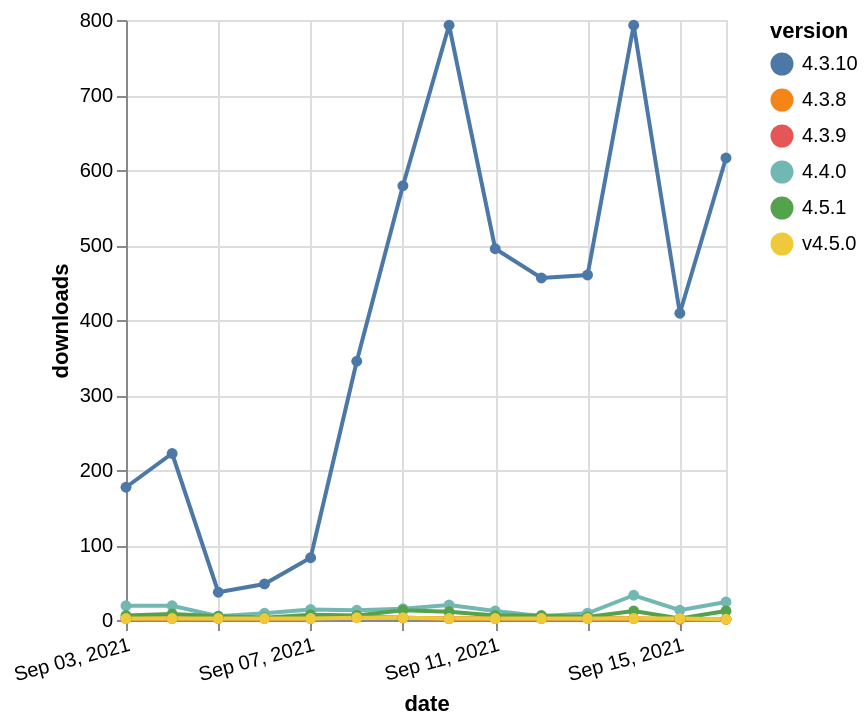

Here is the Vega-Lite specification saved for this chart:
### Vega-Lite specification from a JSON file in a GitHub repository (floating-point values rounded to 4 significant figures)
{"$schema": "https://vega.github.io/schema/vega-lite/v5.json", "description": "A simple bar chart with embedded data.", "data": {"values": [{"date": "2021-09-03", "total": 3004, "delta": 19, "version": "4.4.0"}, {"date": "2021-09-04", "total": 3023, "delta": 19, "version": "4.4.0"}, {"date": "2021-09-05", "total": 3028, "delta": 5, "version": "4.4.0"}, {"date": "2021-09-06", "total": 3037, "delta": 9, "version": "4.4.0"}, {"date": "2021-09-07", "total": 3051, "delta": 14, "version": "4.4.0"}, {"date": "2021-09-08", "total": 3064, "delta": 13, "version": "4.4.0"}, {"date": "2021-09-09", "total": 3079, "delta": 15, "version": "4.4.0"}, {"date": "2021-09-10", "total": 3099, "delta": 20, "version": "4.4.0"}, {"date": "2021-09-11", "total": 3111, "delta": 12, "version": "4.4.0"}, {"date": "2021-09-12", "total": 3116, "delta": 5, "version": "4.4.0"}, {"date": "2021-09-13", "total": 3125, "delta": 9, "version": "4.4.0"}, {"date": "2021-09-14", "total": 3158, "delta": 33, "version": "4.4.0"}, {"date": "2021-09-15", "total": 3171, "delta": 13, "version": "4.4.0"}, {"date": "2021-09-16", "total": 3195, "delta": 24, "version": "4.4.0"}, {"date": "2021-09-03", "total": 1837, "delta": 2, "version": "4.3.9"}, {"date": "2021-09-04", "total": 1839, "delta": 2, "version": "4.3.9"}, {"date": "2021-09-05", "total": 1841, "delta": 2, "version": "4.3.9"}, {"date": "2021-09-06", "total": 1843, "delta": 2, "version": "4.3.9"}, {"date": "2021-09-07", "total": 1845, "delta": 2, "version": "4.3.9"}, {"date": "2021-09-08", "total": 1849, "delta": 4, "version": "4.3.9"}, {"date": "2021-09-09", "total": 1852, "delta": 3, "version": "4.3.9"}, {"date": "2021-09-10", "total": 1854, "delta": 2, "version": "4.3.9"}, {"date": "2021-09-11", "total": 1856, "delta": 2, "version": "4.3.9"}, {"date": "2021-09-12", "total": 1858, "delta": 2, "version": "4.3.9"}, {"date": "2021-09-13", "total": 1860, "delta": 2, "version": "4.3.9"}, {"date": "2021-09-14", "total": 1862, "delta": 2, "version": "4.3.9"}, {"date": "2021-09-15", "total": 1863, "delta": 1, "version": "4.3.9"}, {"date": "2021-09-16", "total": 1864, "delta": 1, "version": "4.3.9"}, {"date": "2021-09-03", "total": 2152, "delta": 2, "version": "4.3.8"}, {"date": "2021-09-04", "total": 2154, "delta": 2, "version": "4.3.8"}, {"date": "2021-09-05", "total": 2156, "delta": 2, "version": "4.3.8"}, {"date": "2021-09-06", "total": 2158, "delta": 2, "version": "4.3.8"}, {"date": "2021-09-07", "total": 2160, "delta": 2, "version": "4.3.8"}, {"date": "2021-09-08", "total": 2164, "delta": 4, "version": "4.3.8"}, {"date": "2021-09-09", "total": 2167, "delta": 3, "version": "4.3.8"}, {"date": "2021-09-10", "total": 2169, "delta": 2, "version": "4.3.8"}, {"date": "2021-09-11", "total": 2171, "delta": 2, "version": "4.3.8"}, {"date": "2021-09-12", "total": 2173, "delta": 2, "version": "4.3.8"}, {"date": "2021-09-13", "total": 2175, "delta": 2, "version": "4.3.8"}, {"date": "2021-09-14", "total": 2177, "delta": 2, "version": "4.3.8"}, {"date": "2021-09-15", "total": 2178, "delta": 1, "version": "4.3.8"}, {"date": "2021-09-16", "total": 2179, "delta": 1, "version": "4.3.8"}, {"date": "2021-09-03", "total": 1272, "delta": 6, "version": "4.5.1"}, {"date": "2021-09-04", "total": 1280, "delta": 8, "version": "4.5.1"}, {"date": "2021-09-05", "total": 1285, "delta": 5, "version": "4.5.1"}, {"date": "2021-09-06", "total": 1288, "delta": 3, "version": "4.5.1"}, {"date": "2021-09-07", "total": 1295, "delta": 7, "version": "4.5.1"}, {"date": "2021-09-08", "total": 1301, "delta": 6, "version": "4.5.1"}, {"date": "2021-09-09", "total": 1314, "delta": 13, "version": "4.5.1"}, {"date": "2021-09-10", "total": 1325, "delta": 11, "version": "4.5.1"}, {"date": "2021-09-11", "total": 1331, "delta": 6, "version": "4.5.1"}, {"date": "2021-09-12", "total": 1337, "delta": 6, "version": "4.5.1"}, {"date": "2021-09-13", "total": 1341, "delta": 4, "version": "4.5.1"}, {"date": "2021-09-14", "total": 1353, "delta": 12, "version": "4.5.1"}, {"date": "2021-09-15", "total": 1355, "delta": 2, "version": "4.5.1"}, {"date": "2021-09-16", "total": 1367, "delta": 12, "version": "4.5.1"}, {"date": "2021-09-03", "total": 448, "delta": 2, "version": "v4.5.0"}, {"date": "2021-09-04", "total": 450, "delta": 2, "version": "v4.5.0"}, {"date": "2021-09-05", "total": 452, "delta": 2, "version": "v4.5.0"}, {"date": "2021-09-06", "total": 454, "delta": 2, "version": "v4.5.0"}, {"date": "2021-09-07", "total": 456, "delta": 2, "version": "v4.5.0"}, {"date": "2021-09-08", "total": 459, "delta": 3, "version": "v4.5.0"}, {"date": "2021-09-09", "total": 462, "delta": 3, "version": "v4.5.0"}, {"date": "2021-09-10", "total": 464, "delta": 2, "version": "v4.5.0"}, {"date": "2021-09-11", "total": 466, "delta": 2, "version": "v4.5.0"}, {"date": "2021-09-12", "total": 468, "delta": 2, "version": "v4.5.0"}, {"date": "2021-09-13", "total": 470, "delta": 2, "version": "v4.5.0"}, {"date": "2021-09-14", "total": 472, "delta": 2, "version": "v4.5.0"}, {"date": "2021-09-15", "total": 474, "delta": 2, "version": "v4.5.0"}, {"date": "2021-09-16", "total": 475, "delta": 1, "version": "v4.5.0"}, {"date": "2021-09-03", "total": 51029, "delta": 177, "version": "4.3.10"}, {"date": "2021-09-04", "total": 51251, "delta": 222, "version": "4.3.10"}, {"date": "2021-09-05", "total": 51288, "delta": 37, "version": "4.3.10"}, {"date": "2021-09-06", "total": 51336, "delta": 48, "version": "4.3.10"}, {"date": "2021-09-07", "total": 51419, "delta": 83, "version": "4.3.10"}, {"date": "2021-09-08", "total": 51764, "delta": 345, "version": "4.3.10"}, {"date": "2021-09-09", "total": 52343, "delta": 579, "version": "4.3.10"}, {"date": "2021-09-10", "total": 53136, "delta": 793, "version": "4.3.10"}, {"date": "2021-09-11", "total": 53631, "delta": 495, "version": "4.3.10"}, {"date": "2021-09-12", "total": 54087, "delta": 456, "version": "4.3.10"}, {"date": "2021-09-13", "total": 54547, "delta": 460, "version": "4.3.10"}, {"date": "2021-09-14", "total": 55340, "delta": 793, "version": "4.3.10"}, {"date": "2021-09-15", "total": 55749, "delta": 409, "version": "4.3.10"}, {"date": "2021-09-16", "total": 56365, "delta": 616, "version": "4.3.10"}]}, "width": "container", "mark": {"type": "line", "point": {"filled": true}}, "encoding": {"x": {"field": "date", "type": "temporal", "timeUnit": "yearmonthdate", "title": "date", "axis": {"labelAngle": -15}}, "y": {"field": "delta", "type": "quantitative", "title": "downloads"}, "color": {"field": "version", "type": "nominal"}, "tooltip": {"field": "delta"}}}
